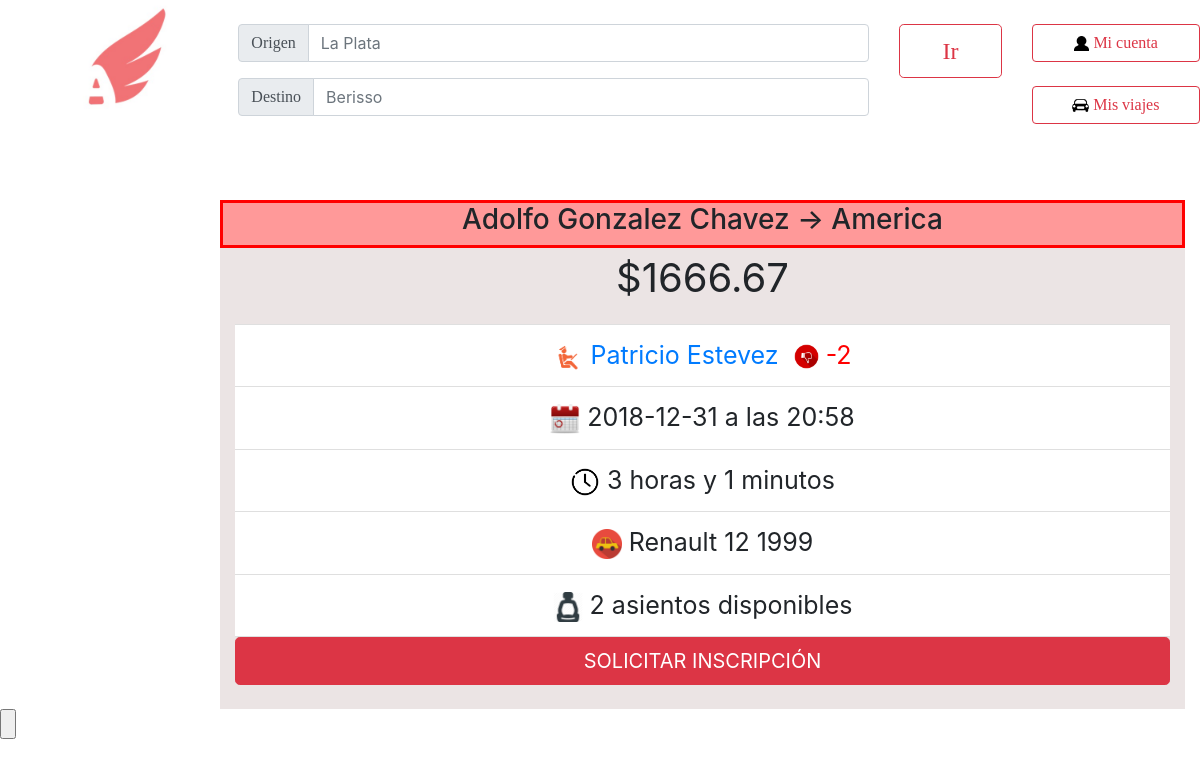
/verViaje.php?id=54 (signed in), run on the app's committed database.
### tables this page shows
CREATE TABLE IF NOT EXISTS `ciudades` (
  `nombre` varchar(100) NOT NULL,
  `IDCiudad` int(11) NOT NULL AUTO_INCREMENT,
  PRIMARY KEY (`IDCiudad`)
);

CREATE TABLE IF NOT EXISTS `viajes` (
  `IDviaje` int(11) NOT NULL AUTO_INCREMENT,
  `fecha` date NOT NULL,
  `hora` time NOT NULL,
  `IDvehiculo` int(50) NOT NULL,
  `IDconductor` int(50) NOT NULL,
  `llegada` datetime NOT NULL,
  `IDOrigen` int(11) NOT NULL,
  `IDDestino` int(11) NOT NULL,
  `Precio` double NOT NULL,
  `asientos_disponibles` int(5) NOT NULL,
  PRIMARY KEY (`IDviaje`)
);

CREATE TABLE IF NOT EXISTS `usuarios` (
  `nombre` varchar(50) NOT NULL,
  `apellido` varchar(50) NOT NULL,
  `email` varchar(50) NOT NULL,
  `clave` varchar(50) NOT NULL,
  `fecha` date NOT NULL,
  `foto` longblob,
  `token` varchar(100) NOT NULL,
  `ID` int(11) NOT NULL AUTO_INCREMENT,
  `borrado` tinyint(1) NOT NULL DEFAULT '0',
  `penalizacion` int(20) NOT NULL DEFAULT '0',
  `penalizacion_acom` int(20) NOT NULL DEFAULT '0',
  `deuda` float NOT NULL DEFAULT '0',
  PRIMARY KEY (`ID`)
);

CREATE TABLE IF NOT EXISTS `vehiculos` (
  `Marca` varchar(100) NOT NULL,
  `Modelo` varchar(100) NOT NULL,
  `Patente` varchar(10) NOT NULL,
  `Asientos` int(20) NOT NULL,
  `IDvehiculo` int(100) NOT NULL AUTO_INCREMENT,
  `IDuser` int(11) NOT NULL,
  PRIMARY KEY (`IDvehiculo`)
);

### verViaje.php (the view, shortened to what this page needs)
<html lang="en">
  <head>
    <link rel="stylesheet" href="css/bootstrap.min.css">
  </head>
  <body>
      <?php
            $link=conectarABase();
            $idviaje = $_GET['id'];
            $resultado = mysqli_query($link, "SELECT * FROM viajes where IDviaje='$idviaje'");
            $row = $resultado->fetch_array(MYSQLI_NUM);
            $origen = mysqli_query($link, "SELECT nombre FROM ciudades where IDCiudad=$row[6]");
            $origen = $origen ->fetch_array(MYSQLI_NUM);
            $destino = mysqli_query($link, "SELECT nombre FROM ciudades where IDCiudad=$row[7]");
            $destino = $destino ->fetch_array(MYSQLI_NUM);
            $nombreUser = mysqli_query($link,"SELECT nombre,apellido,ID,penalizacion FROM usuarios where ID=$row[4]");
            $nombreUser = $nombreUser ->fetch_array(MYSQLI_NUM);
            $vehiculos = mysqli_query($link, "SELECT marca,modelo FROM vehiculos where IDvehiculo='$row[3]'");
            $vehiculos = $vehiculos -> fetch_array(MYSQLI_NUM);
            $puntos=0;
            $puntos = $puntos - $nombreUser[3];
  	?>
        <header>
            <nav>
		 <ul>
                    <div class="row" position="fixed">
                        <div class="col-2">
                            <p>
                                <a href="PaginaPrincipal.php">
                                <img href="PaginaPrincipal.php" src="Logo.jpg" alt="Imagen no disponible"  class="rounded mx-auto d-block" height="120x120">
                                </a>
                            </p>
                        </div>
                        <div class="col-8">
                            <div class="row" position="fixed">
                                <div class="col-10">
                                    <br>
                                    <div class="input-group input-group-prepend mb-3">
                                        <div class="input-group-prepend">
                                            <span class="input-group-text" id="basic-addon1"><font size="3" face="Univers-Light-Normal">Origen</font></span>
                                        </div>
                                      <input type="text" face="Univers-Light-Normal" class="form-control" placeholder="La Plata" aria-label="La Plata" aria-describedby="basic-addon1">
                                    </div>
                                    <div class="input-group input-group-prepend mb-3">
                                        <div class="input-group-prepend">
                                            <span class="input-group-text" id="basic-addon1"><font size="3" face="Univers-Light-Normal">Destino</font></span>
                                        </div>
                                    <input type="text" class="form-control" face="Univers-Light-Normal" placeholder="Berisso" aria-label="Berisso" aria-describedby="basic-addon1">
                                    </div>
                                </div>
                                <div class="col-2">
                                    <br>
                                    <button class="btn btn-outline-danger btn-lg btn-block btn-lg"><font size="5" face="Univers-Light-Normal">Ir</font></button><br>
                                </div>
                            </div>
                        </div>
                        <div class="col-2">
                            <br>
                            <a href="MiCuenta.php" class="btn btn-outline-danger btn-block"><img src="Imagenes/Usuario.png" height="15x15"><font size="3" face="Univers-Light-Normal">     Mi cuenta</font></a><br>
                            <a href="MisViajes.php" class="btn btn-outline-danger btn-block"><img src="Imagenes/MisViajes.png" height="17x17"><font size="3" face="Univers-Light-Normal">     Mis viajes</font></a>
                        </div>
                    </div>
                 </ul>
            </nav>
        </header>
      <br>
      <bR>
		<div class="row" position="fixed">
			<div class="col-2">
			</div>
			<div class="col-10">
                         <div class='container'>
                          <div class="panel panel-danger">
                            <div class="panel-heading">
                                <div class="container-fluid" style="border-style:solid;border-color: red;background-color:#ff9999 ">
                                    <h3 class="text-center">
                                        <?php echo $origen[0] . " -> " . $destino[0]; ?></h3>
                                </div>
                            </div>
                              <div class='container-fluid' style='background-color: #ebe4e4;'>
                                    <div class="panel-body text-center" >
                                        <p style="font-size: 40" class="lead">
                                            <strong>$<?php echo round($row[8],2);?></strong></p>
                                    </div>
                                      <ul class="list-group list-group-flush text-center" >
                                          <li class="list-group-item" style="font-size: 25"><i class="icon-ok text-danger"></i><img height="30x30" src='Imagenes/CONDUCTOR.png'><a href="verPerfil.php?id=<?php echo $row[4];?>"><?php echo '    ' . $nombreUser[0] . ' ' . $nombreUser[1]; ?></a><img style="margin-left:15px" height="25x25" src="Imagenes/<?php if($puntos>=0){echo "like.png";}else{echo "unlinke.jpg";}?>"><font style="color: <?php if ($puntos>=0){echo "green";}else{echo "red";}?>"> <?php echo '   ' . $puntos;?></font></li>
                                        <li class="list-group-item" style="font-size: 25"><i class="icon-ok text-danger"></i><img height="30x30" src='Imagenes/calendario.png'><?php echo '     ' . $row[1]. ' a las ' . substr($row[2], 0, 5);?></li>
                                        <li class="list-group-item" style="font-size: 25"><i class="icon-ok text-danger"></i><img height="30x30" src="Imagenes/reloj.png"><?php $fecha1 = new DateTime("$row[1] . $row[2]");$fecha2 = new DateTime($row[5]);$diferencia = $fecha2->diff($fecha1);$agregar=0;if($diferencia->d>0){$agregar=$diferencia->d*24;}$horas=$diferencia->h+$agregar;echo "   $horas horas";if(($diferencia->i)!=0){echo" y $diferencia->i minutos";}?></li>
                                        <li class="list-group-item" style="font-size: 25"><i class="icon-ok text-danger"></i><img height="30x30" src='Imagenes/AUTO.png'><?php echo '     ' . $vehiculos[0] . ' '.$vehiculos[1] ;?></li>
                                        <li class="list-group-item" style="font-size: 25"><i class="icon-ok text-danger"></i><img height="30x30" src='Imagenes/asiento.png'><?php echo '     ' . $row[9]. ' asientos disponibles';?></li>
                                      </ul>
                                    <div class="panel-footer">
                                        <a class="btn btn-lg btn-block btn-danger" href="postularse.php?id=<?php echo $idviaje;?>">SOLICITAR INSCRIPCIÓN</a>
                                        <br>
                                    </div>
                              </div>
                            </div>
			</div>
                     </div>
                </div>
        	<input type="submit" value="" />
    	</body>
    </html>

### data on the page
ciudades: nombre "Adolfo Gonzalez Chavez"
ciudades: nombre "America"
viajes: Precio "1666.67", fecha "2018-12-31", hora "20:58", asientos_disponibles "2"
usuarios: nombre "Patricio", apellido "Estevez"
vehiculos: Marca "Renault 12", Modelo "1999"

### other printed values
$puntos "-2"
$horas "3"
$diferencia->i "1"
